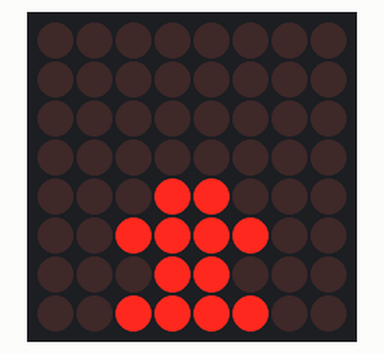
This sketch was run on a simulated Arduino Uno, built with avr-gcc and run on an emulated ATmega328P. Parts: 8×8 LED matrix.

Above: at 3.41 s.
At 5.9 s:
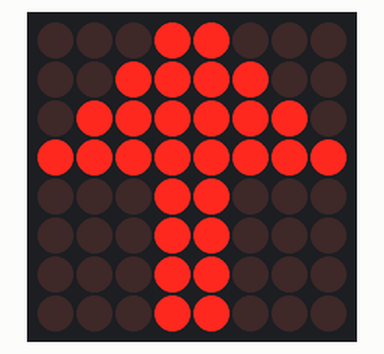
At 7.9 s:
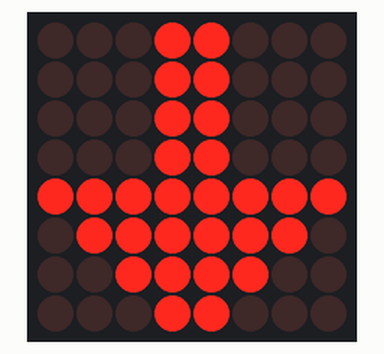
At 9.9 s:
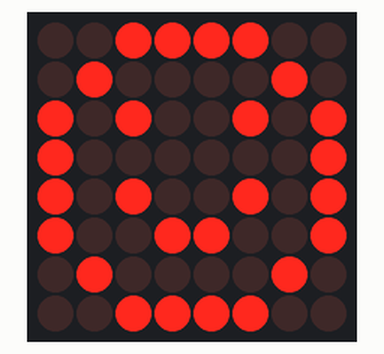
At 10.9 s:
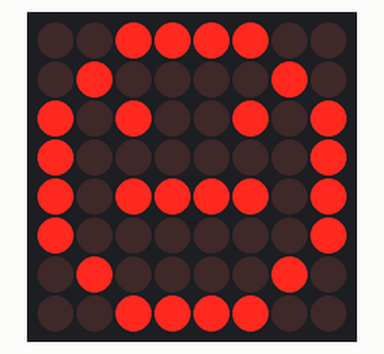
At 11.9 s:
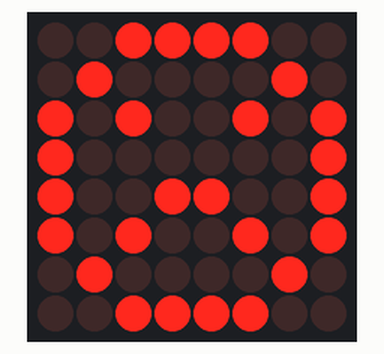

The sketch:

LED_8x8_Matrix_DEMO.ino
```cpp
//Viral Science  www.viralsciencecreativity.com  www.youtube.com/c/viralscience
//LED 8x8 Matrix Display DEMO

#include "LedControl.h"
int DIN = 10;
int CS =  9;
int CLK = 8;

LedControl lc=LedControl(DIN,CLK,CS,1);

void setup(){
    lc.shutdown(0,false);
    lc.setIntensity(0,5);      //Adjust the brightness maximum is 15
    lc.clearDisplay(0);
    for(int i(0); i < 8; i++) {
        for(int j(0); j < 8; j++) {
          //lc.clearDisplay(0);
          lc.setLed(0, i, j, 1);
          lc.setLed(0, 7-i, 7-j, 1);
          delay(50);
          lc.clearDisplay(0);
        }
    }
}

void loop(){

    //Facial Expression
    byte smile[8]=   {0x3C,0x42,0xA5,0x81,0xA5,0x99,0x42,0x3C};
    byte neutral[8]= {0x3C,0x42,0xA5,0x81,0xBD,0x81,0x42,0x3C};
    byte sad[8]=   {0x3C,0x42,0xA5,0x81,0x99,0xA5,0x42,0x3C};

    //Arrow
    byte arrow_up[8]= {0x18,0x3C,0x7E,0xFF,0x18,0x18,0x18,0x18};
    byte arrow_down[8]= {0x18,0x18,0x18,0x18,0xFF,0x7E,0x3C,0x18};


    //Alternate Pattern
    byte d1[8]= {0xAA,0x55,0xAA,0x55,0xAA,0x55,0xAA,0x55};
    byte d2[8]= {0x55,0xAA,0x55,0xAA,0x55,0xAA,0x55,0xAA};

    //Moving car
    byte b1[8]= {0x00,0x00,0x00,0x00,0x18,0x3C,0x18,0x3C};
    byte b2[8]= {0x00,0x00,0x00,0x18,0x3C,0x18,0x3C,0x00};
    byte b3[8]= {0x00,0x00,0x18,0x3C,0x18,0x3C,0x00,0x00};
    byte b4[8]= {0x00,0x18,0x3C,0x18,0x3C,0x00,0x00,0x00};
    byte b5[8]= {0x18,0x3C,0x18,0x3C,0x00,0x00,0x00,0x00};
    byte b6[8]= {0x3C,0x18,0x3C,0x00,0x00,0x00,0x00,0x18};
    byte b7[8]= {0x18,0x3C,0x00,0x00,0x00,0x00,0x18,0x3C};
    byte b8[8]= {0x3C,0x00,0x00,0x00,0x00,0x18,0x3C,0x18};

#define CARDELAY 300
//Moving car
    printByte(b1);
    delay(CARDELAY);
    printByte(b2);
    delay(CARDELAY);
    printByte(b3);
    delay(CARDELAY);
    printByte(b4);
    delay(CARDELAY);
    printByte(b5);
    delay(CARDELAY);
    printByte(b6);
    delay(CARDELAY);
    printByte(b7);
    delay(CARDELAY);
    printByte(b8);
    delay(CARDELAY);
    printf("HERE\n");

//alternate pattern
    printByte(d1);
    delay(100);

    printByte(d2);
    delay(100);

//Arrow
    printByte(arrow_up);
    delay(2000);

    printByte(arrow_down);
    delay(2000);


//Facial Expression
    printByte(smile);

    delay(1000);

    printByte(neutral);

    delay(1000);

    printByte(sad);

    delay(1000);
}

void printByte(byte character [])
{
    int i = 0;
    for(i=0;i<8;i++)
    {
        lc.setRow(0,i,character[i]);
    }
}
```

Measured:
- by itself, everything shown: repeats every 9.6 s, in 15 steps
- what the display in image 1 shows lasts 2.0 s, from 5.9 s to 7.9 s
- what the display in image 3 shows lasts 1.0 s, from 9.9 s to 10.9 s
